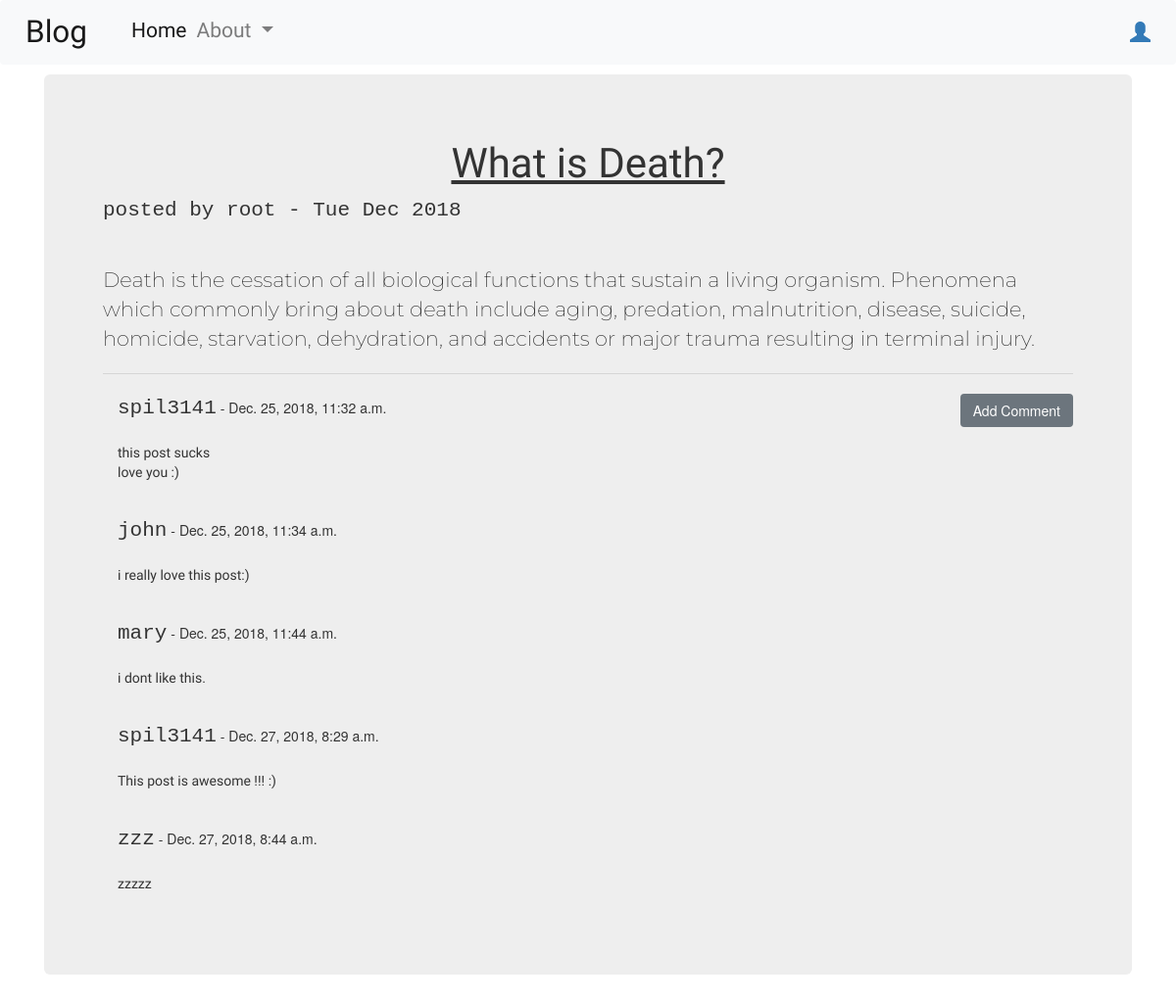
The page /post/2 on the database as committed earlier.
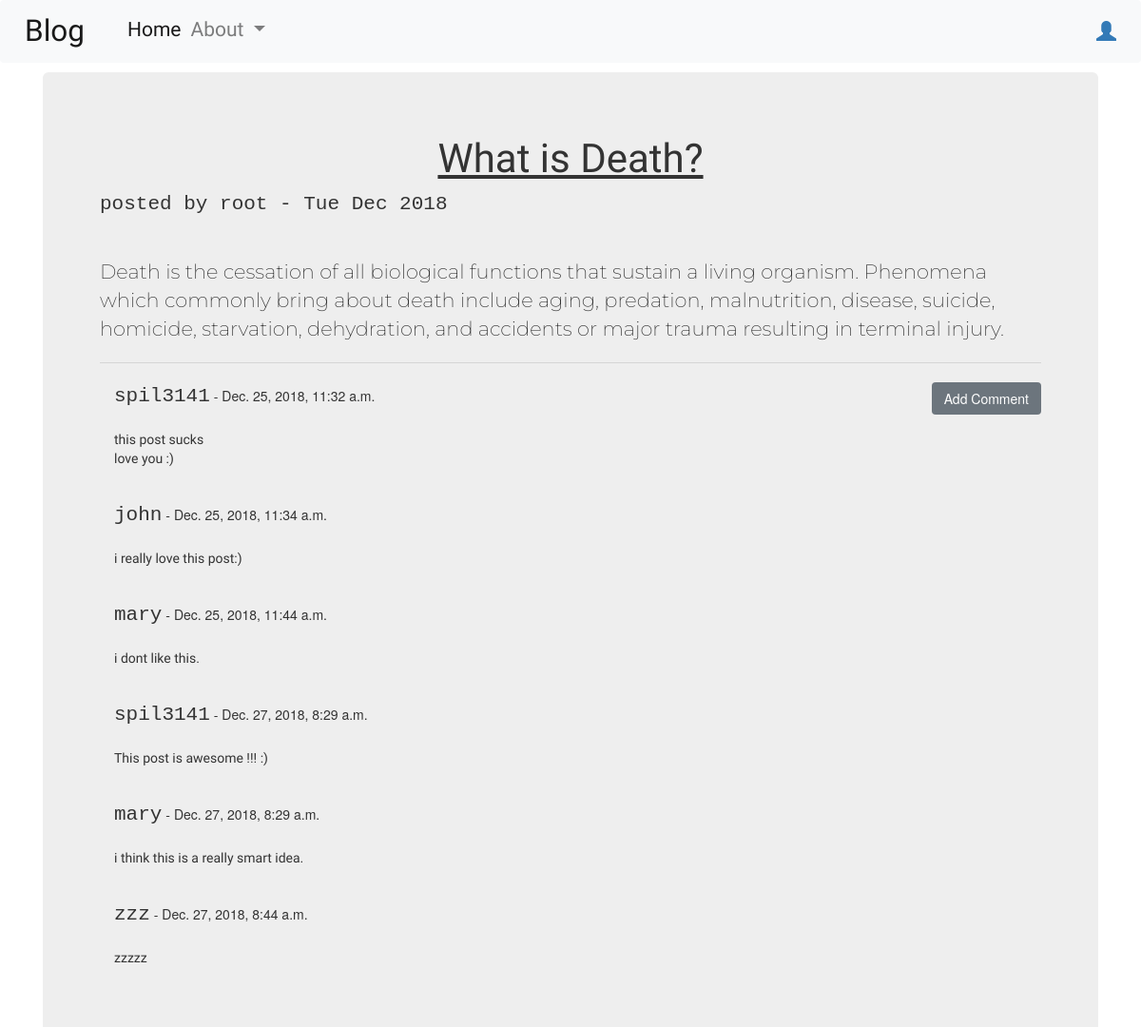
The same page on the database as committed later.
### Blog/models.py (models this page shows, shortened)
class Comment(models.Model):
    post = models.ForeignKey("Blog.Post",
                             related_name = "comments",
                             on_delete=models.CASCADE
                             )
    author = models.CharField(max_length=50)
    text = models.TextField()
    created_date = models.DateTimeField(default= timezone.now())
    approved_comment = models.BooleanField(default=False)

### Blog/views.py (the view)
# urls.py: url(r"^post/(?P<pk>\d+)$", views.PostDetailView.as_view(), name = "Post_Detail_Page"),
class PostDetailView(DetailView):
    model = Post
    context_object_name = "post_detail"

### Blog/templates/Blog/post_detail.html (shortened to what this page needs)
{% extends "Blog/base.html" %}
{% block body_block %}
<div class="jumbotron">
  <h2 class="posttitle"><u>{{post_detail.title}}</u></h2>
  {% if post_detail.published_date %}
    <span class="commentusername">posted by {{ post_detail.author}} - {{post_detail.published_date|date:"D M Y"}}</span>
  {% else %}
    <a class="btn btn-warning" href="{% url 'Blog:Post_Publish_Page' pk=post_detail.pk %}">Publish</a>
  {% endif %}
  <div class="postcontent">
    <hr>
    <p class="loader" >{{post_detail.text|safe|linebreaksbr}}</p>
  </div>
  <hr>
  <div class="container">
    <a class="btn btn-secondary navbar-right" href="{% url 'Blog:Comment_Add_Page' pk=post_detail.pk %}">Add Comment</a>
      {% for comment in post_detail.comments.all %}
        {% if user.is_authenticated or comment.approved_comment %}
            {% if comment.approved_comment %}
            <div class="comments">
              <span class="commentusername">{{ comment.author }}</span>
              -
              <span>{{ comment.created_date }}</span>
              <br><br>
              <p id="commentcontent11" >{{ comment.text|safe|linebreaksbr}}</p>
              <br>
            </div>
            {% endif %}
        {% endif%}
      {% empty %}
        <p>No Comments</p>
      {% endfor %}
  </div>
</div>
{% endblock %}

Rows that differ between the two databases and show on the page:
now on this page (row edited): Comment: author "mary", created_date "Dec. 27, 2018, 8:29 a.m.", text "i think this is a really smart idea."
